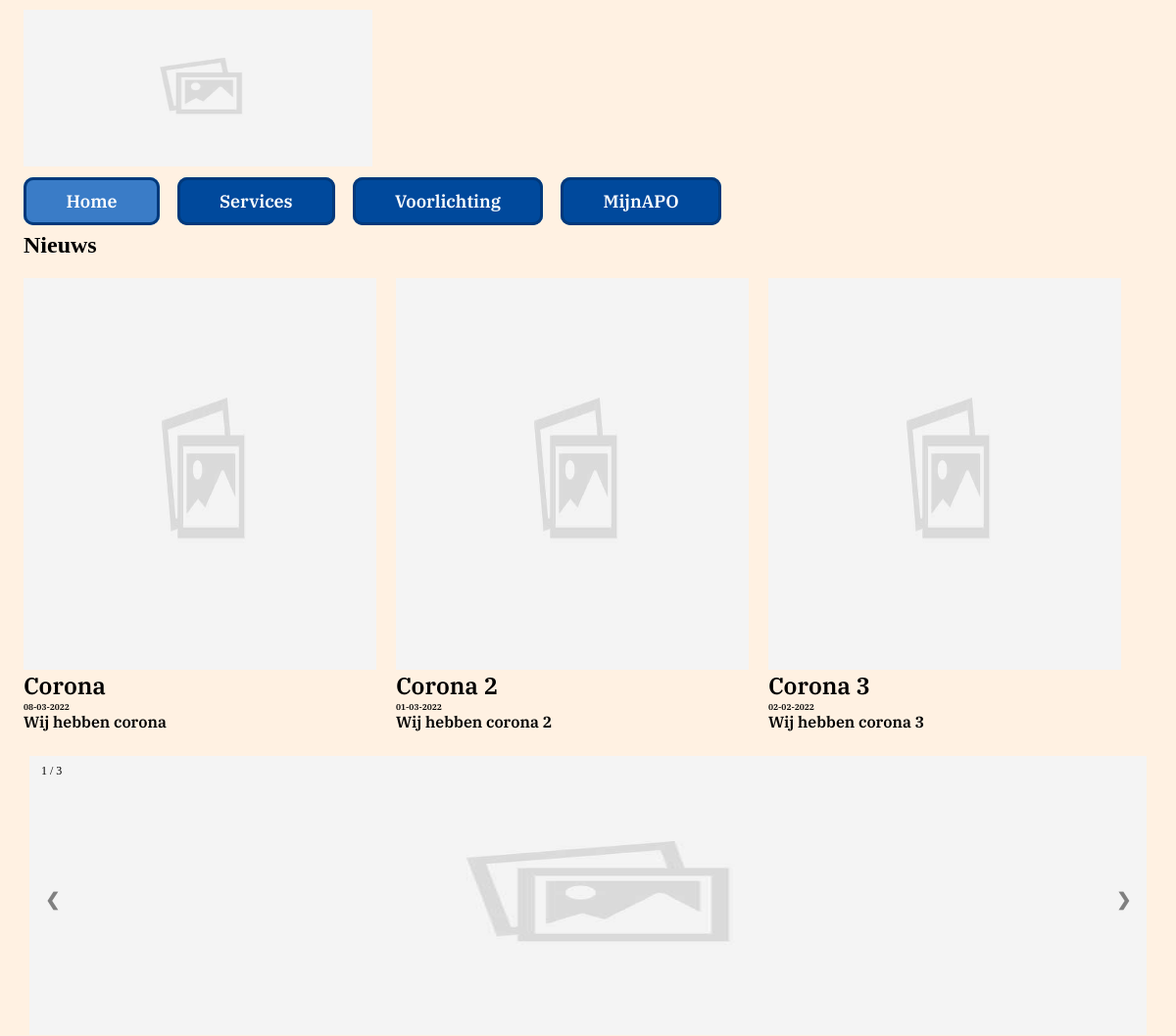
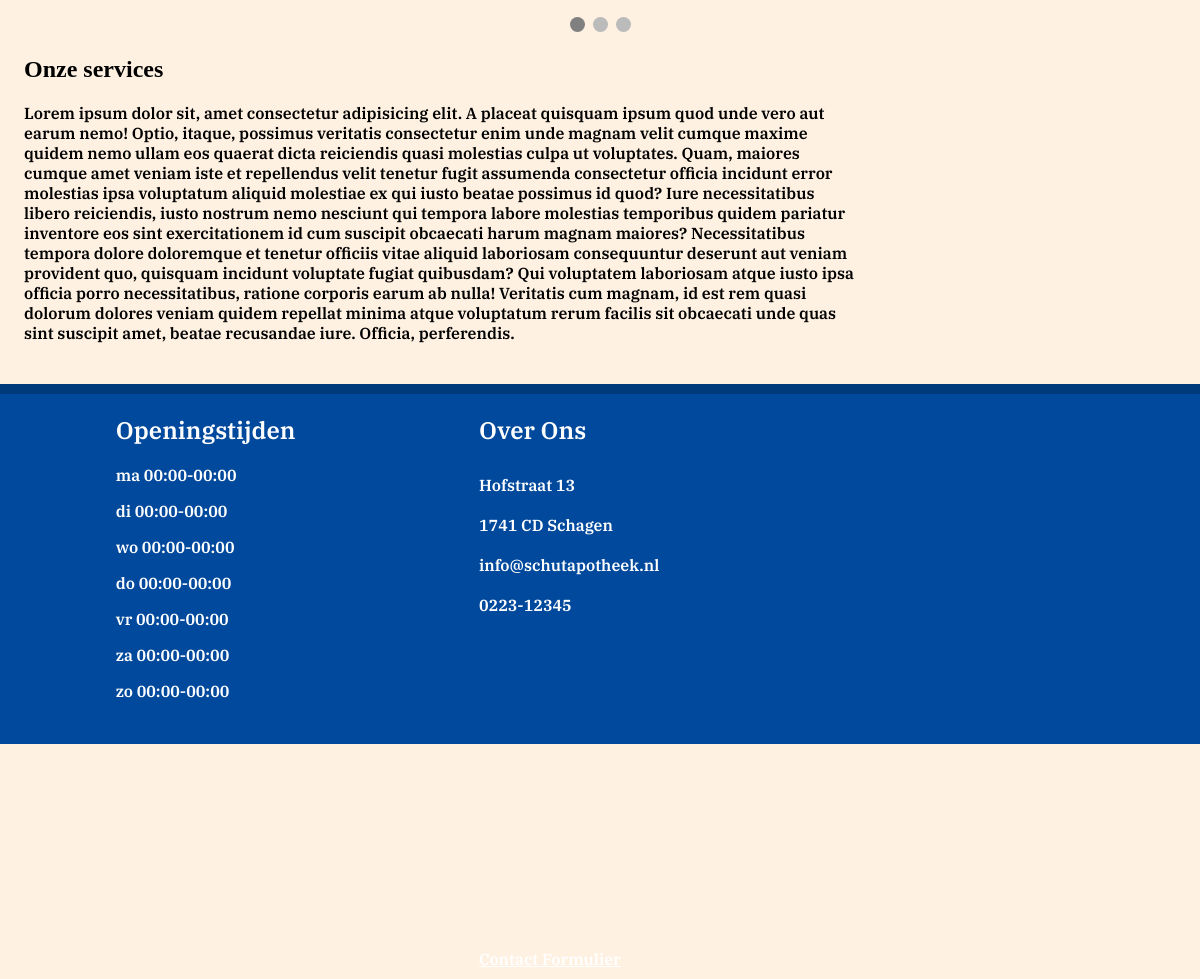
The page / on the database its author committed (2 pictures, top to bottom).
### tables this page shows
CREATE TABLE `news` (
  `ID` int NOT NULL,
  `Titel` varchar(50) NOT NULL,
  `IMG` varchar(50) NOT NULL,
  `Intro` varchar(256) NOT NULL,
  `link` varchar(300) NOT NULL,
  `datum` datetime DEFAULT CURRENT_TIMESTAMP
);

### php/nieuws.php (the view)
<?php
$sql = "SELECT * FROM news ORDER BY datum DESC";
$result = mysqli_query($conn, $sql);
echo "<div class='div'>";
if (mysqli_num_rows($result) > 0) {
	$i = 0;
	while ($row = mysqli_fetch_assoc($result)) {
		if ($i < 3) {
			$orgDate = $row["datum"];
			echo "<div class='center'>";
			echo "<img class='scale' src=/apo_leon/img/" . $row["IMG"] . ">";
			echo "<h2 class='newsheader'>" . $row["Titel"] . "</h2>";
			echo "<p class='timestamp'>";
			$newDate = date("d-m-Y", strtotime($orgDate));
			echo $newDate . "</p>";
			echo "<p class='newsdesc'>" . $row["Intro"] . "</p>";
			echo "</div>";
		}
		$i++;
	}
} else {
	echo "0 results";
}
echo "</div";

### index.php (shortened to what this page needs)
<?php $page = 'index'; ?>
<!DOCTYPE html>
<html lang="en">
<head>
    <link rel="stylesheet" href="css/global.css">
    <link rel="stylesheet" href="css/index.css">
    <link rel="stylesheet" href="css/slideshow.css">
    <link rel="stylesheet" href="css/nieuws.css">
    <?php include $_SERVER["DOCUMENT_ROOT"] . "/apo_leon/database/dbconnection.php" ?>
</head>
<body>
    <header>
        <img class="logo" src="./img/placeholderimg.jpg" alt="Logo van de apotheek">
        <?php include $_SERVER["DOCUMENT_ROOT"] .  '/apo_leon/php/header.php' ?>
    </header>
    <h2 class="newstext">Nieuws</h2>
    <div>
        <?php include $_SERVER["DOCUMENT_ROOT"] .  "/apo_leon/php/nieuws.php" ?>
    </div>
    <?php include $_SERVER["DOCUMENT_ROOT"] . '/apo_leon/php/slideshow.php' ?>
    <div class="text2">
        <h2>Onze services</h2>
        <p class="textwidth">Lorem ipsum dolor sit, amet consectetur adipisicing elit. A placeat quisquam ipsum quod unde vero aut earum nemo! Optio, itaque, possimus veritatis consectetur enim unde magnam velit cumque maxime quidem nemo ullam eos quaerat dicta reiciendis quasi molestias culpa ut voluptates. Quam, maiores cumque amet veniam iste et repellendus velit tenetur fugit assumenda consectetur officia incidunt error molestias ipsa voluptatum aliquid molestiae ex qui iusto beatae possimus id quod? Iure necessitatibus libero reiciendis, iusto nostrum nemo nesciunt qui tempora labore molestias temporibus quidem pariatur inventore eos sint exercitationem id cum suscipit obcaecati harum magnam maiores? Necessitatibus tempora dolore doloremque et tenetur officiis vitae aliquid laboriosam consequuntur deserunt aut veniam provident quo, quisquam incidunt voluptate fugiat quibusdam? Qui voluptatem laboriosam atque iusto ipsa officia porro necessitatibus, ratione corporis earum ab nulla! Veritatis cum magnam, id est rem quasi dolorum dolores veniam quidem repellat minima atque voluptatum rerum facilis sit obcaecati unde quas sint suscipit amet, beatae recusandae iure. Officia, perferendis.</p>
    </div>
    <footer>
        <?php include $_SERVER["DOCUMENT_ROOT"] .  '/apo_leon/php/footer.php' ?>
    </footer>
</body>
</html>

### php/header.php
<nav class="navbarlocation">
    <a class="navbarstyle <?php if($page == 'index'){echo 'active';} ?>" href="/apo_leon/index">Home</a>
    <a class="navbarstyle <?php if($page == 'service'){echo 'active';} ?>" href="/apo_leon/pages/service">Services</a>
    <a class="navbarstyle <?php if($page == 'voorlichting'){echo 'active';} ?>" href="/apo_leon/pages/voorlichting?sort=&submit=Verzenden">Voorlichting</a>
    <a class="navbarstyle <?php if($page == 'mijnapo'){echo 'active';} ?>" href="/apo_leon/pages/mijnAPO">MijnAPO</a>
</nav>

### php/slideshow.php (shortened to what this page needs)
<div class="slideshow-container">
    <div class="mySlides fade">
        <div class="numbertext">1 / 3</div>
        <img class="slide-image" src="/apo_leon/img/placeholderimg.jpg">
    </div>
    <a class="prev" onclick="plusSlides(-1)">&#10094;</a>
    <a class="next" onclick="plusSlides(1)">&#10095;</a>
</div>
<br>
<div class="Dots" style="text-align:center">
    <span class="dot" onclick="currentSlide(1)"></span>
    <span class="dot" onclick="currentSlide(2)"></span>
    <span class="dot" onclick="currentSlide(3)"></span>
</div>

### php/footer.php (shortened to what this page needs)
<div class="footerbackground">
    <div>
        <h2 class="footerh">Openingstijden</h2>
        <p class="footert">ma 00:00-00:00</p>
        <p class="footert">di 00:00-00:00</p>
        <p class="footert">wo 00:00-00:00</p>
        <p class="footert">do 00:00-00:00</p>
        <p class="footert">vr 00:00-00:00</p>
        <p class="footert">za 00:00-00:00</p>
        <p class="footert">zo 00:00-00:00</p>
    </div>
    <div>
        <h2 class="contacth">Over Ons</h2>
        <p class="contactt">Hofstraat 13 <br> 1741 CD Schagen <br> info@schutapotheek.nl <br> 0223-12345</p>
        <a class="contacta" href="/apo_leon/pages/contact.php">Contact Formulier</a>
        <iframe class="iframe" src="https://www.google.com/maps/embed?pb=!1m18!1m12!1m3!1d3802.9471680610595!2d4.7949652913015415!3d52.78510496483071!2m3!1f0!2f0!3f0!3m2!1i1024!2i768!4f13.1!3m3!1m2!1s0x47cf4e258ca8ccdb%3A0x3272ca6e663a9bac!2sROC%20Kop%20Noord-Holland!5e0!3m2!1snl!2snl!4v1644928675404!5m2!1snl!2snl" style="border:0;" allowfullscreen="" loading="lazy"></iframe>
    </div>
    </div>

### css/global.css (style rules this page uses)
:root { --background: #fff1e2; --navbarborder: #00397b; --navbarbackground: #00499c; --hovernavbarbackground: #0363d1; --activenavbarbackground: #3a7cc7; --footerbackground: #003a7b; --footerborder: #00499c; --dot: gray; }
body { background-color: var(--background); }
body { margin: 0; padding: 0; }
.navbarlocation { margin: 10px 0px 0px 10px; }
.navbarstyle { border-radius: 10px; border-style: solid; border-color: var(--navbarborder); background-color: var(--navbarbackground); color: white; text-decoration: none; font-family: IBM; font-size: 1.5vw; padding: 10px 40px 10px 40px; margin-left: 1.2vw; top: 10px; }
.active { background-color: var(--activenavbarbackground); }
.logo { height: 20vh; aspect-ratio: 20/9; margin: 10px 0px 10px 2vw; }

### css/index.css (style rules this page uses)
.textwidth { max-width: 70vw; font-family: IBM; padding-bottom: 25px; }
.newstext { margin-left: 2vw; }
.text2 { margin-left: 2vw; position: relative; top: 25px; }
.footerbackground { background-color: var(--footerborder); position: relative; top: 25px; border-style: solid; border-width: 10px 0px 0px 0px; border-color: var(--footerbackground); height: 350px; display: flex; flex-direction: row; justify-content: space-around; }
.footerh { margin-left: 2vw; color: white; font-family: IBM; }
.footert { margin-left: 2vw; color: white; font-family: IBM; }
.contacth { color: white; font-family: IBM; }
.contactt { color: white; font-family: IBM; max-width: 20vw; line-height: 40px; margin: 0px; }
.contacta { color: white; font-family: IBM; max-width: 20vw; line-height: 40px; text-decoration: none; text-decoration: underline; }
.iframe { width:25vw; height: 40vh; margin-top: 19.920px; }

### css/slideshow.css (style rules this page uses)
.mySlides { display: none; aspect-ratio: 4/1; }
.slide-image { vertical-align: middle; width: 100%; height: 100%; }
.slideshow-container { max-width: 95%; position: relative; top: 25px; margin: auto; }
.prev, .next { cursor: pointer; position: absolute; top: 50%; width: auto; padding: 16px; margin-top: -22px; color: var(--dot); font-weight: bold; font-size: 18px; transition: 0.6s ease; border-radius: 0 3px 3px 0; user-select: none; }
.next { right: 0; border-radius: 3px 0 0 3px; }
.numbertext { color: #000000; font-size: 12px; padding: 8px 12px; position: absolute; top: 0; }
.dot { cursor: pointer; height: 15px; width: 15px; margin: 0 2px; background-color: #bbb; border-radius: 50%; display: inline-block; transition: background-color 0.6s ease; position: relative; top: 25px; }
.Dots .active, .dot:hover { background-color: var(--dot); }
.fade { -webkit-animation-name: fade; -webkit-animation-duration: 1.5s; animation-name: fade; animation-duration: 1.5s; }

### css/nieuws.css (style rules this page uses)
.div { display: flex; flex-direction: row; padding: 0px 0px 0px 2vw; }
.center { display: flex; flex-direction: column; align-content: flex-start; }
.scale { width: 30vw; height: 50vh; padding-right: 20px; }
.newsheader { font-family: IBM; margin: 0px; padding: 0px; }
.newsdesc { font-family: IBM; margin: 0px; padding: 0px; }
.timestamp { font-family: IBM; margin: 0px; padding: 0px; font-size: 0.7vw; }

### rows shown on the page
news: IMG (placeholder picture), Titel "Corona", datum "08-03-2022", Intro "Wij hebben corona"
news: IMG (placeholder picture), Titel "Corona 2", datum "01-03-2022", Intro "Wij hebben corona 2"
news: IMG (placeholder picture), Titel "Corona 3", datum "02-02-2022", Intro "Wij hebben corona 3"
